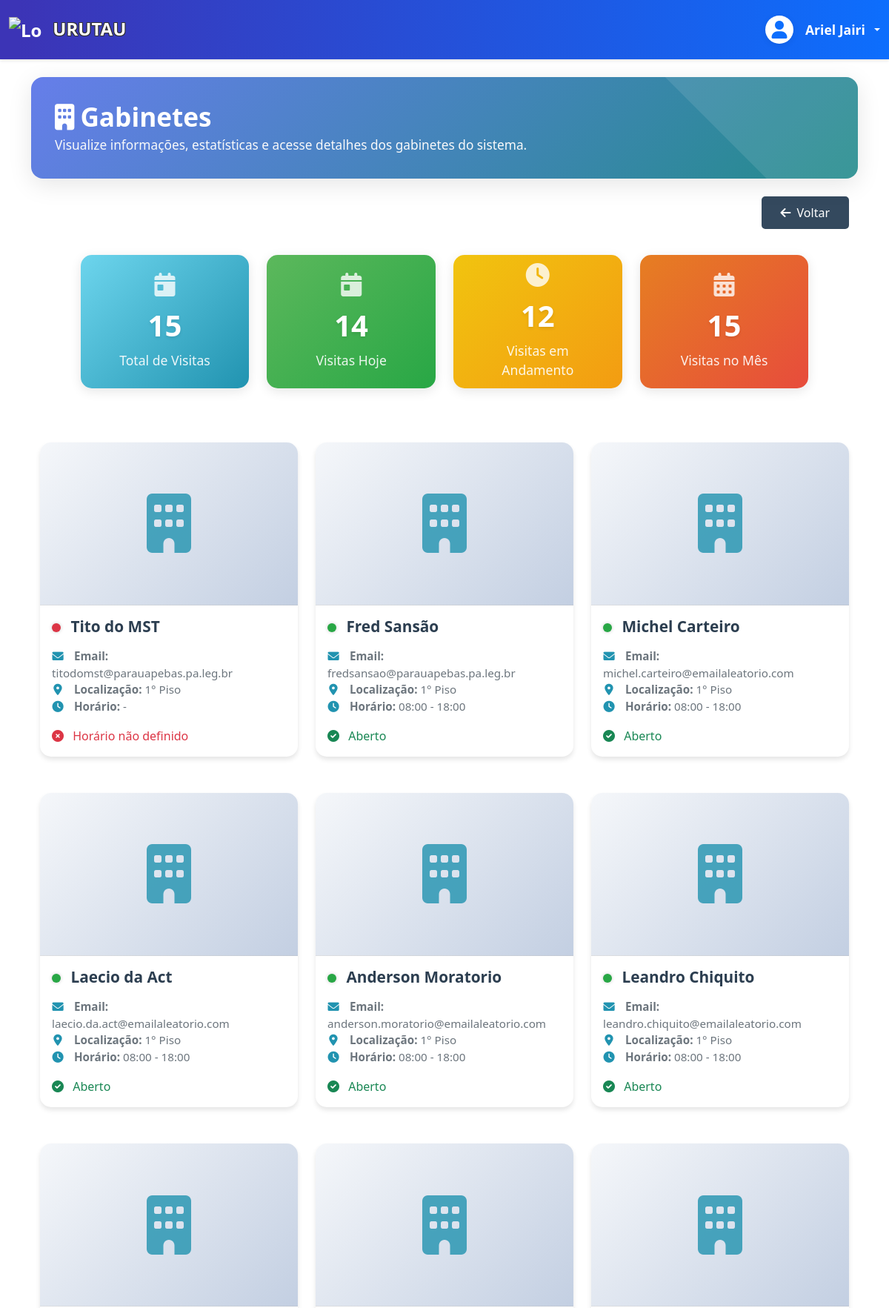
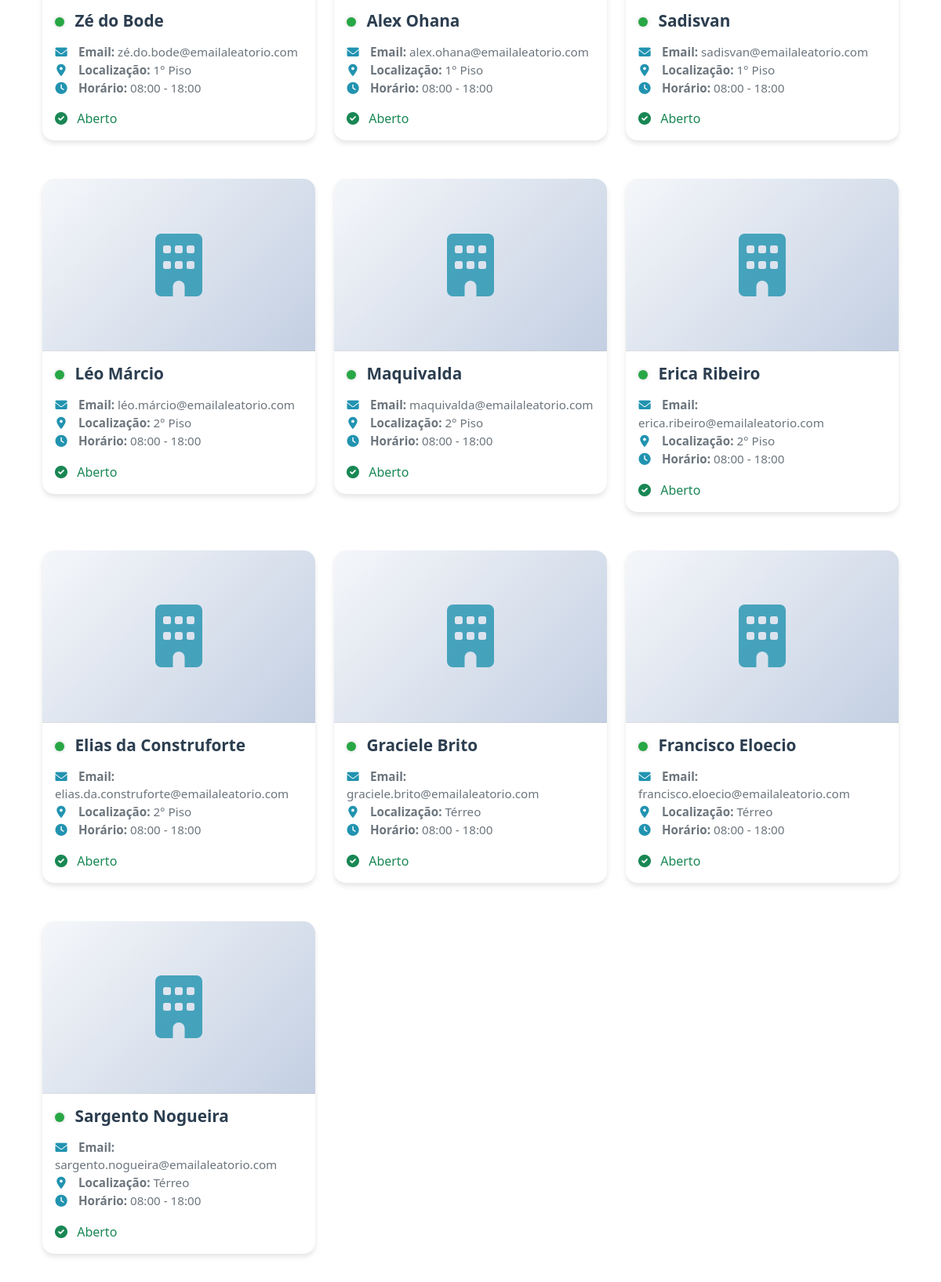
The app's page /recepcao/gabinetes/ (signed in, upper part) with its own data (2 pictures, top to bottom).
### apps/recepcao/models.py (models this page shows, shortened)
class Setor(models.Model):
    TIPO_CHOICES = [
        ('gabinete', 'Gabinete'),
        ('departamento', 'Departamento')
    ]
    LOCALIZACAO_CHOICES = [
        ('terreo', 'Térreo'),
        ('plenario', 'Plenário'),
        ('primeiro_piso', '1° Piso'),
        ('segundo_piso', '2° Piso'),
    ]
    FUNCAO_CHOICES = [
        ('assessor_1', 'Assessor I'),
        ('assessor_2', 'Assessor II'),
        ('assessor_3', 'Assessor III'),
        ('assessor_4', 'Assessor IV'),
        ('assessor_5', 'Assessor V'),
        ('assessor_6', 'Assessor VI'),
        ('assessor_7', 'Assessor VII'),
        ('assessor_8', 'Assessor VIII'),
        ('assessor_9', 'Assessor IX'),
        ('assessor_10', 'Assessor X'),
        ('agente_parlamentar', 'Agente Parlamentar'),
        ('Chefe_de_Gabinete', 'Chefe de Gabinete'),
        ('Chefe_de_Departamento', 'Chefe de Departamento'),
        ('outros', 'Outros')
    ]
    tipo = models.CharField('Tipo', max_length=20, choices=TIPO_CHOICES)
    localizacao = models.CharField('Localização', max_length=20, choices=LOCALIZACAO_CHOICES)
    horario_abertura = models.TimeField('Horário de Abertura', blank=True, null=True)
    horario_fechamento = models.TimeField('Horário de Fechamento', blank=True, null=True)
    nome_vereador = models.CharField(max_length=100, verbose_name="Nome do Vereador/Responsável")
    email_vereador = models.EmailField('E-mail do Vereador', max_length=255, blank=True, null=True)
    nome_local = models.CharField('Nome do Local', max_length=100, blank=True, null=True)
    nome_responsavel = models.CharField('Nome do Responsável', max_length=100, blank=True, null=True)
    funcao = models.CharField('Função/Cargo', max_length=21, choices=FUNCAO_CHOICES, blank=True, null=True)
    horario_entrada = models.TimeField('Horário de Entrada', blank=True, null=True)
    horario_saida = models.TimeField('Horário de Saída', blank=True, null=True)
    email = models.EmailField('E-mail', max_length=255, blank=True, null=True)
    ativo = models.BooleanField('Ativo', default=True)
    usuario = models.OneToOneField('auth.User', on_delete=models.SET_NULL, null=True, blank=True, related_name='setor_responsavel', verbose_name='Usuário')
    data_criacao = models.DateTimeField('Data de Criação', auto_now_add=True)
    data_atualizacao = models.DateTimeField('Data de Atualização', auto_now=True)
    class Meta:
        verbose_name = 'Setor'
        verbose_name_plural = 'Setores'
        ordering = ['tipo', 'localizacao']
    def esta_aberto(self):
        if not self.horario_abertura or not self.horario_fechamento:
            return None  # Retorna None se não tiver horário definido
        agora = timezone.localtime().time()
        return self.horario_abertura <= agora <= self.horario_fechamento
    def status_funcionamento(self):
        esta_aberto = self.esta_aberto()
        if esta_aberto is None:
            return "Horário não definido"
        return "Aberto" if esta_aberto else "Fechado"

### apps/recepcao/views.py (the view)
# urls.py: path('', views.home_gabinetes, name='home_gabinetes'),
@login_required
def home_gabinetes(request):
    if hasattr(request.user, 'assessor') and request.user.assessor.departamento and request.user.assessor.departamento.tipo == 'gabinete':
        gabinetes = Setor.objects.filter(id=request.user.assessor.departamento.id, tipo='gabinete')
    else:
        gabinetes = Setor.objects.filter(tipo='gabinete')
    total_visitas = Visita.objects.count()
    visitas_hoje = Visita.objects.filter(
        data_entrada__date=timezone.now().date()
    ).count()
    visitas_em_andamento = Visita.objects.filter(
        data_saida__isnull=True
    ).count()
    hoje = timezone.now()
    primeiro_dia_mes = hoje.replace(day=1, hour=0, minute=0, second=0, microsecond=0)
    visitas_mes = Visita.objects.filter(
        data_entrada__gte=primeiro_dia_mes
    ).count()
    context = {
        'gabinetes': gabinetes,
        'total_visitas': total_visitas,
        'visitas_hoje': visitas_hoje,
        'visitas_em_andamento': visitas_em_andamento,
        'visitas_mes': visitas_mes,
    }
    return render(request, 'recepcao/home_gabinetes.html', context)

### templates/recepcao/home_gabinetes.html (shortened to what this page needs)
{% extends 'base.html' %}
{% load static %}
{% block content %}
<div class="dashboard-header mb-4">
    <div class="dashboard-header-content">
        <h1 class="page-title mb-1" style="font-size:2.2rem; font-weight:700; color:#fff;">
            <i class="fas fa-building me-2"></i>Gabinetes
        </h1>
        <div style="color:#f8f9fa; font-size:1.08rem; font-weight:400;">
            Visualize informações, estatísticas e acesse detalhes dos gabinetes do sistema.
        </div>
    </div>
</div>
<div class="container-fluid">
    <div class="d-flex justify-content-end">
        {% include 'includes/botao_voltar.html' %}
    </div>
    <div class="stats-container">
        <div class="row mb-4">
            <div class="col-xl-3 col-md-6 mb-4">
                <div class="stat-card stat-card-visitas-hoje">
                    <i class="fas fa-calendar-day stat-icon"></i>
                    <h3>{{ total_visitas }}</h3>
                    <p>Total de Visitas</p>
                </div>
            </div>
            <div class="col-xl-3 col-md-6 mb-4">
                <div class="stat-card stat-card-visitas-andamento">
                    <i class="fas fa-calendar-day stat-icon"></i>
                    <h3>{{ visitas_hoje }}</h3>
                    <p>Visitas Hoje</p>
                </div>
            </div>
            <div class="col-xl-3 col-md-6 mb-4">
                <div class="stat-card stat-card-total-visitas">
                    <i class="fas fa-clock stat-icon"></i>
                    <h3>{{ visitas_em_andamento }}</h3>
                    <p>Visitas em Andamento</p>
                </div>
            </div>
            <div class="col-xl-3 col-md-6 mb-4">
                <div class="stat-card stat-card-visitas-mes">
                    <i class="fas fa-calendar-alt stat-icon"></i>
                    <h3>{{ visitas_mes }}</h3>
                    <p>Visitas no Mês</p>
                </div>
            </div>
        </div>
    </div>
    <div class="row">
        {% for gabinete in gabinetes %}
        <div class="col-xl-4 col-md-6 mb-4">
            <a href="{% url 'recepcao:detalhes_gabinete' gabinete.id %}" class="card-link">
                <div class="card">
                    <div class="gabinete-icon">
                        <i class="fas fa-building"></i>
                    </div>
                    <div class="card-body">
                        <h5 class="card-title">
                            <span class="status-indicator {% if gabinete.esta_aberto %}status-aberto{% else %}status-fechado{% endif %}"></span>
                            {{ gabinete.nome_vereador }}
                        </h5>
                        <p class="card-text">
                            <i class="fas fa-envelope info-icon"></i>
                            <strong>Email:</strong> {{ gabinete.email_vereador }}<br>
                            <i class="fas fa-map-marker-alt info-icon"></i>
                            <strong>Localização:</strong> {{ gabinete.get_localizacao_display }}<br>
                            <i class="fas fa-clock info-icon"></i>
                            <strong>Horário:</strong> {% if gabinete.horario_abertura and gabinete.horario_fechamento %}{{ gabinete.horario_abertura|time:"H:i" }} - {{ gabinete.horario_fechamento|time:"H:i" }}{% else %}-{% endif %}
                        </p>
                        <p class="mb-0 {% if gabinete.esta_aberto %}text-success{% else %}text-danger{% endif %}">
                            <i class="fas {% if gabinete.esta_aberto %}fa-check-circle{% else %}fa-times-circle{% endif %} me-2"></i>
                            {{ gabinete.status_funcionamento }}
                        </p>
                    </div>
                </div>
            </a>
        </div>
        {% endfor %}
    </div>
</div>
{% endblock %}

### templates/base.html (shortened to what this page needs)
<!DOCTYPE html>
<html lang="pt-br">
<head>
    <link href="https://cdn.jsdelivr.net/npm/bootstrap@5.3.0/dist/css/bootstrap.min.css" rel="stylesheet">
    <link href="https://cdnjs.cloudflare.com/ajax/libs/font-awesome/6.0.0/css/all.min.css" rel="stylesheet">
    {% load static %}
    {% load grupos_tags %}
    <link href="{% static 'css/style.css' %}" rel="stylesheet">
</head>
<body>
    {% if not hide_header_footer %}
    <nav class="navbar navbar-expand-lg navbar-dark" style="background: linear-gradient(to right, #3c34b6 2%, #0d6efd) 150%;">
        <div class="container-fluid">
            <a class="navbar-brand" href="{% url 'main:home_sistema' %}">
                <img src="{% static 'img/logo-urutau.png' %}" alt="Logo Urutau" style="height: 45px; max-width: 45px; object-fit: contain;" class="me-2 align-middle">
                <span style="text-shadow: -1px -1px 0 #333, 1px -1px 0 #333, -1px 1px 0 #333, 1px 1px 0 #333;">URUTAU</span>
            </a>
            <div class="ms-auto d-flex align-items-center">
                {% if user.is_authenticated %}
                <div class="dropdown">
                    <a href="#" class="d-flex align-items-center text-white text-decoration-none dropdown-toggle" id="dropdownUserMenu" data-bs-toggle="dropdown" aria-expanded="false" style="gap: 0.5rem;">
                        <span class="avatar-circle bg-white text-primary d-flex align-items-center justify-content-center me-2" style="width: 38px; height: 38px; border-radius: 50%; font-size: 1.5rem; box-shadow: 0 2px 8px rgba(0,0,0,0.08);">
                            <i class="fas fa-user"></i>
                        </span>
                        <span class="fw-semibold" style="font-size: 1.1rem;">{{ user.get_full_name|default:user.username }}</span>
                    </a>
                </div>
                {% endif %}
            </div>
        </div>
    </nav>
    {% endif %}
    <div class="container my-4">
        {% block content %}
        {% endblock %}
    </div>
</body>
</html>

### templates/includes/botao_voltar.html (shortened to what this page needs)
<button type="button" class="btn btn-voltar" onclick="voltarOuHome()" aria-label="Voltar">
    <i class="fas fa-arrow-left me-2"></i>Voltar
</button>

### static/css/style.css (style rules this page uses)
:root { --primary-color: #0D6EFD; --secondary-color: #34495e; --accent-color: #3498db; --success-color: #2ecc71; --warning-color: #f1c40f; --danger-color: #e74c3c; --light-color: #ecf0f1; --dark-color: #2c3e50; }
body { background: linear-gradient(to right, #fff 0%, rgba(255,255,255,0.85) 10%, rgba(255,255,255,0) 25%, rgba(255,255,255,0) 75%, rgba(255,255,255,0.85) 90%, #fff 100%); min-height: 100vh; display: flex; flex-direction: column; font-family: 'Segoe UI', Tahoma, Geneva, Verdana, sans-serif; }
.navbar { box-shadow: 0 2px 4px rgba(0,0,0,.1); padding: 1rem 0; }
.navbar-brand { font-weight: bold; font-size: 1.5rem; }
.card { border: none; border-radius: 10px; box-shadow: 0 4px 6px rgba(0,0,0,.1); transition: transform 0.3s ease, box-shadow 0.3s ease; margin-bottom: 1.5rem; }
.btn { border-radius: 5px; padding: 0.5rem 1.5rem; font-weight: 500; transition: all 0.3s ease; }
.stat-card { color: white; border-radius: 15px; padding: 25px; margin-bottom: 25px; box-shadow: 0 4px 15px rgba(0,0,0,0.1); transition: all 0.3s ease; border: none; height: 180px; display: flex; flex-direction: column; justify-content: center; align-items: center; text-align: center; }
.stat-card h3 { font-size: 2.5rem; font-weight: 600; margin-bottom: 10px; text-shadow: 0 2px 4px rgba(0,0,0,0.1); }
.stat-card p { font-size: 1.1rem; margin: 0; opacity: 0.9; }
.stat-icon { font-size: 2.5rem; margin-bottom: 15px; opacity: 0.8; }
.stat-card-visitas-hoje { background: linear-gradient(135deg, #6dd5ed, #2193b0) !important; }
.stat-card-visitas-andamento { background: linear-gradient(135deg, #5cb85c, #28a745) !important; }
.stat-card-total-visitas { background: linear-gradient(135deg, #f1c40f, #f39c12) !important; }
.stat-card-visitas-mes { background: linear-gradient(135deg, #e67e22, #e74c3c) !important; }
.stat-card, .stat-card * { color: #fff !important; }
.btn-voltar { background: #34495e; color: #fff; border: 2px solid #34495e; margin-bottom: 2.2rem; min-height: 100%; display: flex; align-items: center; justify-content: center; }

### records on screen
Setor: nome_vereador "Tito do MST", email_vereador "titodomst@parauapebas.pa.leg.br", localizacao "1° Piso", status_funcionamento "Horário não definido"
Setor: nome_vereador "Fred Sansão", email_vereador "fredsansao@parauapebas.pa.leg.br", localizacao "1° Piso", horario_abertura "08:00", horario_fechamento "18:00", status_funcionamento "Aberto"
Setor: nome_vereador "Michel Carteiro", email_vereador "michel.carteiro@emailaleatorio.com", localizacao "1° Piso", horario_abertura "08:00", horario_fechamento "18:00", status_funcionamento "Aberto"
Setor: nome_vereador "Laecio da Act", email_vereador "laecio.da.act@emailaleatorio.com", localizacao "1° Piso", horario_abertura "08:00", horario_fechamento "18:00", status_funcionamento "Aberto"
Setor: nome_vereador "Anderson Moratorio", email_vereador "anderson.moratorio@emailaleatorio.com", localizacao "1° Piso", horario_abertura "08:00", horario_fechamento "18:00", status_funcionamento "Aberto"
Setor: nome_vereador "Leandro Chiquito", email_vereador "leandro.chiquito@emailaleatorio.com", localizacao "1° Piso", horario_abertura "08:00", horario_fechamento "18:00", status_funcionamento "Aberto"
Setor: nome_vereador "Zé do Bode", email_vereador "zé.do.bode@emailaleatorio.com", localizacao "1° Piso", horario_abertura "08:00", horario_fechamento "18:00", status_funcionamento "Aberto"
Setor: nome_vereador "Alex Ohana", email_vereador "alex.ohana@emailaleatorio.com", localizacao "1° Piso", horario_abertura "08:00", horario_fechamento "18:00", status_funcionamento "Aberto"
Setor: nome_vereador "Sadisvan", email_vereador "sadisvan@emailaleatorio.com", localizacao "1° Piso", horario_abertura "08:00", horario_fechamento "18:00", status_funcionamento "Aberto"
Setor: nome_vereador "Léo Márcio", email_vereador "léo.márcio@emailaleatorio.com", localizacao "2° Piso", horario_abertura "08:00", horario_fechamento "18:00", status_funcionamento "Aberto"
Setor: nome_vereador "Maquivalda", email_vereador "maquivalda@emailaleatorio.com", localizacao "2° Piso", horario_abertura "08:00", horario_fechamento "18:00", status_funcionamento "Aberto"
Setor: nome_vereador "Erica Ribeiro", email_vereador "erica.ribeiro@emailaleatorio.com", localizacao "2° Piso", horario_abertura "08:00", horario_fechamento "18:00", status_funcionamento "Aberto"
Setor: nome_vereador "Elias da Construforte", email_vereador "elias.da.construforte@emailaleatorio.com", localizacao "2° Piso", horario_abertura "08:00", horario_fechamento "18:00", status_funcionamento "Aberto"
Setor: nome_vereador "Graciele Brito", email_vereador "graciele.brito@emailaleatorio.com", localizacao "Térreo", horario_abertura "08:00", horario_fechamento "18:00", status_funcionamento "Aberto"
Setor: nome_vereador "Francisco Eloecio", email_vereador "francisco.eloecio@emailaleatorio.com", localizacao "Térreo", horario_abertura "08:00", horario_fechamento "18:00", status_funcionamento "Aberto"
Setor: nome_vereador "Sargento Nogueira", email_vereador "sargento.nogueira@emailaleatorio.com", localizacao "Térreo", horario_abertura "08:00", horario_fechamento "18:00", status_funcionamento "Aberto"

### other values on screen
{{ user.get_full_name|default:user.username }} "Ariel Jairi"
{{ total_visitas }} "15"
{{ visitas_hoje }} "14"
{{ visitas_em_andamento }} "12"
{{ visitas_mes }} "15"
